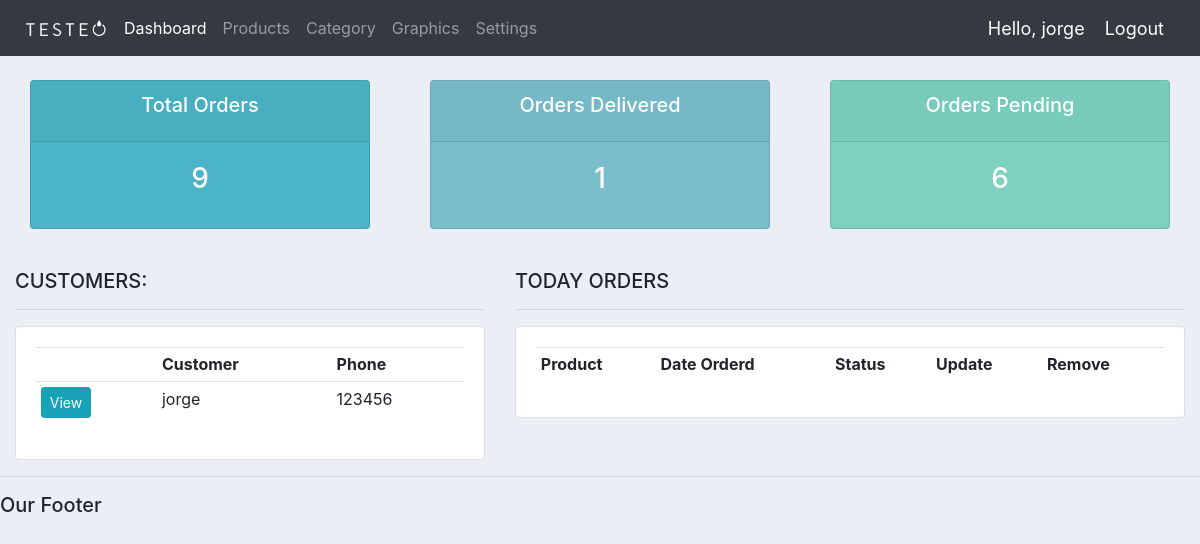
The page / (signed in) on the database as committed earlier.
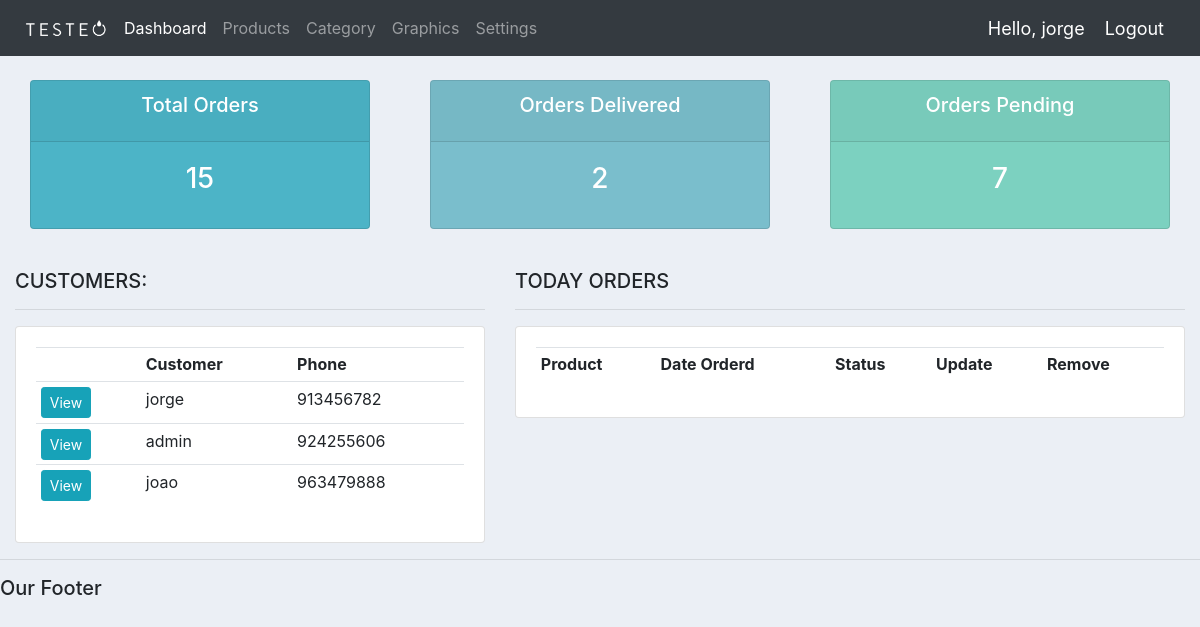
The same page on the database as committed later.
### accounts/models.py (models this page shows, shortened)
class Customer(models.Model):
	user = models.OneToOneField(User, null=True, blank=True, on_delete=models.CASCADE)
	name = models.CharField(max_length=200, null=True)
	phone = models.IntegerField(validators=[MinValueValidator(910000000), MaxValueValidator(969999999)])
	email = models.EmailField(max_length=200, null=True)
	profile_pic = models.ImageField(default="profile1.png", null=True, blank=True)
	date_created = models.DateTimeField(auto_now_add=True, null=True)

### accounts/decorators.py (the view)
		def wrapper_func(request, *args, **kwargs):
			group = None
			if request.user.groups.exists():
				group = request.user.groups.all()[0].name
			if group in allowed_roles:
				return view_func(request, *args, **kwargs)
			else:
				return HttpResponse('You are not authorized to view this page')

### accounts/views.py (called while the page is built)
@login_required(login_url='login')
@allowed_users(allowed_roles=['customer', 'admin'])
def home(request):
	today_min = date.today()
	print (today_min.day)
	today_orders = Order.objects.filter(date_created__day = today_min.day)
	print(today_orders)
	orders = Order.objects.all()
	customers = Customer.objects.all()
	total_customers = customers.count()
	total_orders = orders.count()
	delivered = orders.filter(status='Delivered').count()
	pending = orders.filter(status='Pending').count()
	context = {'orders':orders, 'customers':customers,
	'total_orders':total_orders,'delivered':delivered,
	'pending':pending, 'today_orders':today_orders}
	return render(request, 'accounts/dashboard.html', context)

### accounts/templates/accounts/dashboard.html (shortened to what this page needs)
{%  extends 'accounts/main.html' %}
{% block content %}
{%  include 'accounts/status.html' %}
<br>
<div class="row">
	<div class="col-md-5">
		<h5>CUSTOMERS:</h5>
		<hr>
		<div class="card card-body">
			<table class="table table-sm">
				<tr>
					<th></th>
					<th>Customer</th>
					<th>Phone</th>
				</tr>
				{% for customer in customers %}
					<tr>
						<td><a class="btn btn-sm btn-info" href="{% url 'customer' customer.id %}">View</a></td>
						<td>{{customer.name}}</td>
						<td>{{customer.phone}}</td>
					</tr>
				{% endfor %}
			</table>
		</div>
	</div>
	<div class="col-md-7">
		<h5>TODAY ORDERS</h5>
		<hr>
		<div class="card card-body">
			<table class="table table-sm">
				<tr>
					<th>Product</th>
					<th>Date Orderd</th>
					<th>Status</th>
					<th>Update</th>
					<th>Remove</th>
				</tr>
			</table>
		</div>
	</div>
</div>
{% endblock %}

Rows that differ between the two databases and show on the page:
changed Customer "jorge": phone "123456" → "913456782"
added Customer: name "admin", phone "924255606"
added Customer: name "joao", phone "963479888"
Other text that changed with them:
{{ total_orders }}: "9" → "15"
{{ delivered }}: "1" → "2"
{{ pending }}: "6" → "7"
